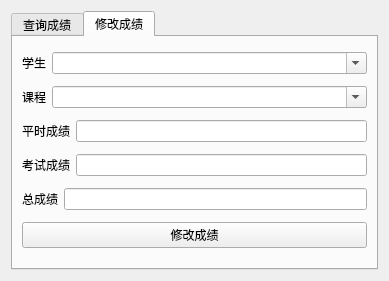
<?xml version="1.0" encoding="UTF-8"?>
<ui version="4.0">
 <class>ScoreUI</class>
 <widget class="QWidget" name="ScoreUI">
  <property name="geometry">
   <rect>
    <x>0</x>
    <y>0</y>
    <width>389</width>
    <height>281</height>
   </rect>
  </property>
  <property name="windowTitle">
   <string>Form</string>
  </property>
  <layout class="QVBoxLayout" name="verticalLayout">
   <item>
    <widget class="QTabWidget" name="tabWidget">
     <property name="currentIndex">
      <number>1</number>
     </property>
     <widget class="QWidget" name="tab">
      <attribute name="title">
       <string>查询成绩</string>
      </attribute>
      <layout class="QHBoxLayout" name="horizontalLayout">
       <item>
        <widget class="QGroupBox" name="groupBox">
         <property name="title">
          <string>学生</string>
         </property>
         <layout class="QVBoxLayout" name="verticalLayout_2">
          <item>
           <widget class="QComboBox" name="comboBox">
            <property name="editable">
             <bool>true</bool>
            </property>
           </widget>
          </item>
          <item>
           <widget class="QListWidget" name="listWidget"/>
          </item>
         </layout>
        </widget>
       </item>
       <item>
        <widget class="QGroupBox" name="groupBox_2">
         <property name="title">
          <string>课程</string>
         </property>
         <layout class="QVBoxLayout" name="verticalLayout_3">
          <item>
           <widget class="QListWidget" name="listWidget_2"/>
          </item>
         </layout>
        </widget>
       </item>
       <item>
        <widget class="QGroupBox" name="groupBox_3">
         <property name="title">
          <string>信息</string>
         </property>
         <layout class="QVBoxLayout" name="verticalLayout_4">
          <item>
           <layout class="QHBoxLayout" name="horizontalLayout_2">
            <item>
             <widget class="QLabel" name="label">
              <property name="text">
               <string>学分</string>
              </property>
             </widget>
            </item>
            <item>
             <widget class="QLineEdit" name="lineEdit">
              <property name="readOnly">
               <bool>true</bool>
              </property>
             </widget>
            </item>
           </layout>
          </item>
          <item>
           <layout class="QHBoxLayout" name="horizontalLayout_3">
            <item>
             <widget class="QLabel" name="label_2">
              <property name="text">
               <string>学时</string>
              </property>
             </widget>
            </item>
            <item>
             <widget class="QLineEdit" name="lineEdit_2">
              <property name="readOnly">
               <bool>true</bool>
              </property>
             </widget>
            </item>
           </layout>
          </item>
          <item>
           <layout class="QHBoxLayout" name="horizontalLayout_4">
            <item>
             <widget class="QLabel" name="label_3">
              <property name="text">
               <string>任课老师</string>
              </property>
             </widget>
            </item>
            <item>
             <widget class="QLineEdit" name="lineEdit_3">
              <property name="readOnly">
               <bool>true</bool>
              </property>
             </widget>
            </item>
           </layout>
          </item>
          <item>
           <layout class="QHBoxLayout" name="horizontalLayout_5">
            <item>
             <widget class="QLabel" name="label_4">
              <property name="text">
               <string>平时成绩</string>
              </property>
             </widget>
            </item>
            <item>
             <widget class="QLineEdit" name="lineEdit_4">
              <property name="readOnly">
               <bool>true</bool>
              </property>
             </widget>
            </item>
           </layout>
          </item>
          <item>
           <layout class="QHBoxLayout" name="horizontalLayout_6">
            <item>
             <widget class="QLabel" name="label_5">
              <property name="text">
               <string>考试成绩</string>
              </property>
             </widget>
            </item>
            <item>
             <widget class="QLineEdit" name="lineEdit_5">
              <property name="readOnly">
               <bool>true</bool>
              </property>
             </widget>
            </item>
           </layout>
          </item>
          <item>
           <layout class="QHBoxLayout" name="horizontalLayout_7">
            <item>
             <widget class="QLabel" name="label_6">
              <property name="text">
               <string>总成绩</string>
              </property>
             </widget>
            </item>
            <item>
             <widget class="QLineEdit" name="lineEdit_6">
              <property name="readOnly">
               <bool>true</bool>
              </property>
             </widget>
            </item>
           </layout>
          </item>
         </layout>
        </widget>
       </item>
      </layout>
     </widget>
     <widget class="QWidget" name="tab_2">
      <attribute name="title">
       <string>修改成绩</string>
      </attribute>
      <layout class="QVBoxLayout" name="verticalLayout_5">
       <item>
        <layout class="QHBoxLayout" name="horizontalLayout_11">
         <item>
          <widget class="QLabel" name="label_7">
           <property name="text">
            <string>学生</string>
           </property>
          </widget>
         </item>
         <item>
          <widget class="QComboBox" name="comboBox_2">
           <property name="sizePolicy">
            <sizepolicy hsizetype="Expanding" vsizetype="Fixed">
             <horstretch>0</horstretch>
             <verstretch>0</verstretch>
            </sizepolicy>
           </property>
           <property name="editable">
            <bool>true</bool>
           </property>
          </widget>
         </item>
        </layout>
       </item>
       <item>
        <layout class="QHBoxLayout" name="horizontalLayout_12">
         <item>
          <widget class="QLabel" name="label_8">
           <property name="text">
            <string>课程</string>
           </property>
          </widget>
         </item>
         <item>
          <widget class="QComboBox" name="comboBox_3">
           <property name="sizePolicy">
            <sizepolicy hsizetype="Expanding" vsizetype="Fixed">
             <horstretch>0</horstretch>
             <verstretch>0</verstretch>
            </sizepolicy>
           </property>
           <property name="editable">
            <bool>true</bool>
           </property>
          </widget>
         </item>
        </layout>
       </item>
       <item>
        <layout class="QHBoxLayout" name="horizontalLayout_8">
         <item>
          <widget class="QLabel" name="label_9">
           <property name="text">
            <string>平时成绩</string>
           </property>
          </widget>
         </item>
         <item>
          <widget class="QLineEdit" name="lineEdit_7">
           <property name="readOnly">
            <bool>true</bool>
           </property>
          </widget>
         </item>
        </layout>
       </item>
       <item>
        <layout class="QHBoxLayout" name="horizontalLayout_9">
         <item>
          <widget class="QLabel" name="label_10">
           <property name="text">
            <string>考试成绩</string>
           </property>
          </widget>
         </item>
         <item>
          <widget class="QLineEdit" name="lineEdit_8">
           <property name="readOnly">
            <bool>true</bool>
           </property>
          </widget>
         </item>
        </layout>
       </item>
       <item>
        <layout class="QHBoxLayout" name="horizontalLayout_10">
         <item>
          <widget class="QLabel" name="label_11">
           <property name="text">
            <string>总成绩</string>
           </property>
          </widget>
         </item>
         <item>
          <widget class="QLineEdit" name="lineEdit_9">
           <property name="readOnly">
            <bool>true</bool>
           </property>
          </widget>
         </item>
        </layout>
       </item>
       <item>
        <widget class="QPushButton" name="pushButton">
         <property name="text">
          <string>修改成绩</string>
         </property>
        </widget>
       </item>
      </layout>
     </widget>
    </widget>
   </item>
  </layout>
 </widget>
 <resources/>
 <connections/>
</ui>
